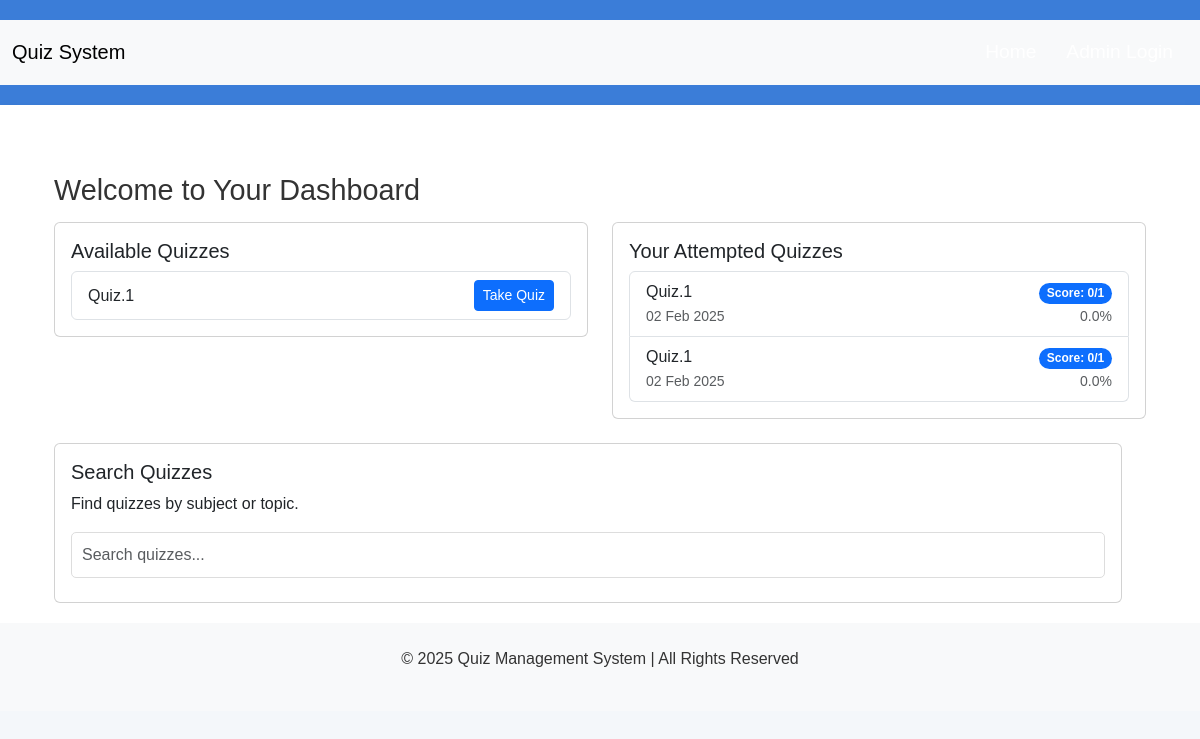
Page /user/dashboard (signed in) on the earlier database version.
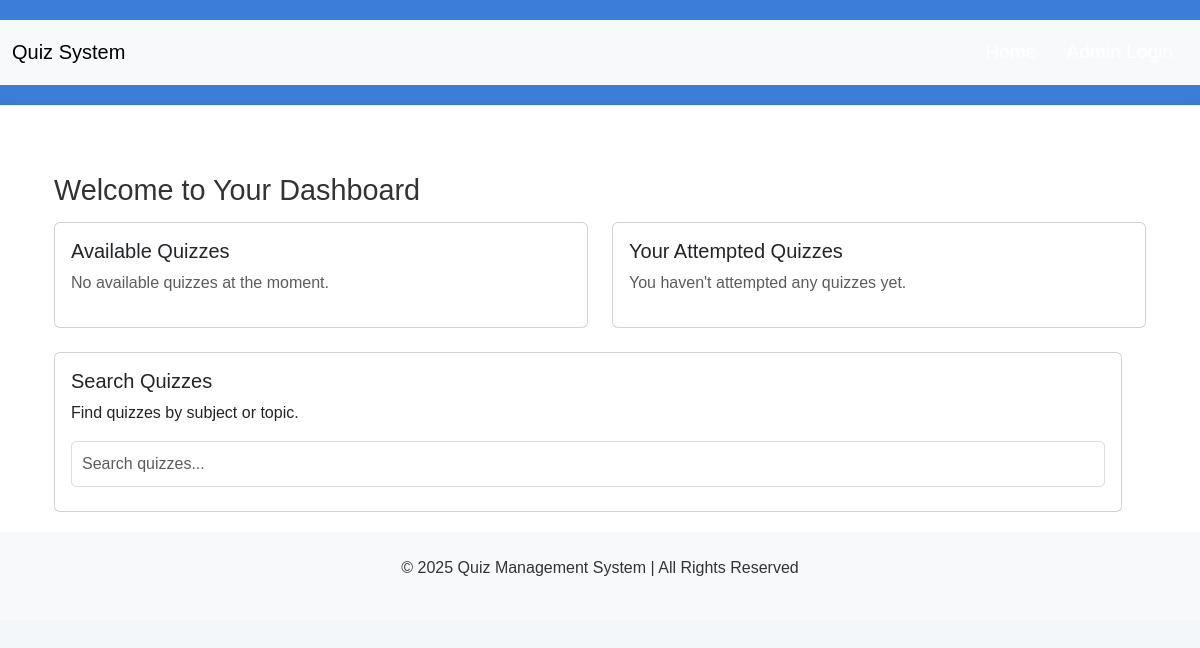
Same page on the later database version.
### app.py (models this page shows)
class Quiz(db.Model):
    id = db.Column(db.Integer, primary_key=True)
    title = db.Column(db.String(100), nullable=False)
    duration = db.Column(db.Integer, nullable=False)
    chapter_id = db.Column(db.Integer, db.ForeignKey('chapter.id'), nullable=False)
    questions = db.relationship('Question', backref='quiz', lazy=True)
    attempts = db.relationship('QuizAttempt', backref='quiz', lazy=True)

class QuizAttempt(db.Model):
    id = db.Column(db.Integer, primary_key=True)
    user_id = db.Column(db.Integer, db.ForeignKey('user.id'), nullable=False)
    quiz_id = db.Column(db.Integer, db.ForeignKey('quiz.id'), nullable=False)
    score = db.Column(db.Integer, nullable=False)
    date_attempted = db.Column(db.DateTime, default=datetime.utcnow)

### app.py (the view)
@app.route('/user/dashboard', methods=['GET', 'POST'])
@login_required
def user_dashboard():
    available_quizzes = Quiz.query.all()
    attempted_quizzes = QuizAttempt.query.filter_by(user_id=current_user.id).all()
    return render_template('user/dashboard.html',
                           available_quizzes=available_quizzes,
                           attempted_quizzes=attempted_quizzes)

### app.py (called while the page is built)
@login_manager.user_loader
def load_user(user_id):
    return User.query.get(int(user_id))

### templates/user/dashboard.html (shortened to what this page needs)
{% extends 'base.html' %}
{% block content %}
<div class="container mt-5">
    <h2>Welcome to Your Dashboard</h2>
    <div class="row">
        <div class="col-md-6">
            <div class="card mb-4">
                <div class="card-body">
                    <h5 class="card-title">Available Quizzes</h5>
                    {% if available_quizzes %}
                        <ul class="list-group">
                        {% for quiz in available_quizzes %}
                            <li class="list-group-item d-flex justify-content-between align-items-center">
                                {{ quiz.title }}
                                <a href="{{ url_for('take_quiz', quiz_id=quiz.id) }}" class="btn btn-primary btn-sm">Take Quiz</a>
                            </li>
                        {% endfor %}
                        </ul>
                    {% else %}
                        <p class="text-muted">No available quizzes at the moment.</p>
                    {% endif %}
                </div>
            </div>
        </div>
        <div class="col-md-6">
            <div class="card mb-4">
                <div class="card-body">
                    <h5 class="card-title">Your Attempted Quizzes</h5>
                    {% if attempted_quizzes %}
                        <ul class="list-group">
                        {% for attempt in attempted_quizzes %}
                            <li class="list-group-item d-flex justify-content-between align-items-center">
                                <div>
                                    {{ attempt.quiz.title }}<br>
                                    <small class="text-muted">
                                        {% if attempt.date_attempted %}
                                            {{ attempt.date_attempted.strftime('%d %b %Y') }}
                                        {% else %}
                                            Unknown Date
                                        {% endif %}
                                    </small>
                                </div>
                                <div class="text-end">
                                    {% set total_questions = attempt.quiz.questions|length %}
                                    {% set percentage = (attempt.score / total_questions) * 100 if total_questions > 0 else 0 %}
                                    <span class="badge bg-primary rounded-pill">
                                        Score: {{ attempt.score }}/{{ total_questions }}
                                    </span>
                                    <br>
                                    <small class="text-muted">
                                        {{ percentage|round(1) }}%
                                    </small>
                                </div>
                            </li>
                        {% endfor %}
                        </ul>
                    {% else %}
                        <p class="text-muted">You haven't attempted any quizzes yet.</p>
                    {% endif %}
                </div>
            </div>
        </div>
    <div class="row">
        <div class="col-md-12">
            <div class="card">
                <div class="card-body">
                    <h5 class="card-title">Search Quizzes</h5>
                    <p class="card-text">Find quizzes by subject or topic.</p>
                    <input type="text" id="searchQuery" class="form-control mb-2" placeholder="Search quizzes..." oninput="filterQuizzes()">
                </div>
            </div>
        </div>
    </div>
</div>
{% endblock %}

### templates/base.html (shortened to what this page needs)
<!DOCTYPE html>
<html lang="en">
<head>
    <link href="https://cdn.jsdelivr.net/npm/bootstrap@5.3.0-alpha1/dist/css/bootstrap.min.css" rel="stylesheet">
    <link rel="stylesheet" href="static\css\style.css">
</head>
<body>
    <header>
        <nav class="navbar navbar-expand-lg navbar-light bg-light">
            <div class="container-fluid">
                <a class="navbar-brand" href="/">Quiz System</a>
                <div class="collapse navbar-collapse" id="navbarNav">
                    <ul class="navbar-nav ms-auto">
                        <li class="nav-item">
                            <a class="nav-link" href="/">Home</a>
                        </li>
                        <li class="nav-item">
                            <a class="nav-link" href="admin/login.html">Admin Login</a>
                        </li>
                    </ul>
                </div>
            </div>
        </nav>
    </header>
    <main>
        <div class="container">
            {% block content %}{% endblock %}
        </div>
    </main>
    <footer class="bg-light text-center py-4">
        <p>&copy; 2025 Quiz Management System | All Rights Reserved</p>
    </footer>
</body>
</html>

### static/css/style.css (style rules this page uses)
body { font-family: Arial, sans-serif; background-color: #f4f7fa; color: #333; }
header { background-color: #3b7dd8; color: #fff; padding: 20px 0; text-align: center; }
.navbar { background-color: #333; }
.navbar .navbar-nav .nav-link { color: #fff !important; font-size: 1.2em; padding: 10px 15px; }
.nav-link { color: #575757; text-decoration: none; }
main { background-color: #fff; padding: 20px; box-shadow: 0 4px 10px rgba(0, 0, 0, 0.1); }
main h2 { font-size: 1.8em; margin-bottom: 15px; }
input[type="text"], input[type="email"], input[type="password"], select, textarea { width: 100%; padding: 10px; margin: 10px 0; border: 1px solid #ddd; border-radius: 5px; font-size: 1em; }

Differences in the rows shown:
removed Quiz: title "Quiz.1"
removed QuizAttempt: quiz "Quiz.1", date_attempted "02 Feb 2025", score "0", total_questions "1", percentage "0.0"
removed QuizAttempt: quiz "Quiz.1", date_attempted "02 Feb 2025", score "0", quiz "1", percentage "0.0"
Other differences:
text now shown: "No available quizzes at the moment. You haven't attempted any quizzes yet."
